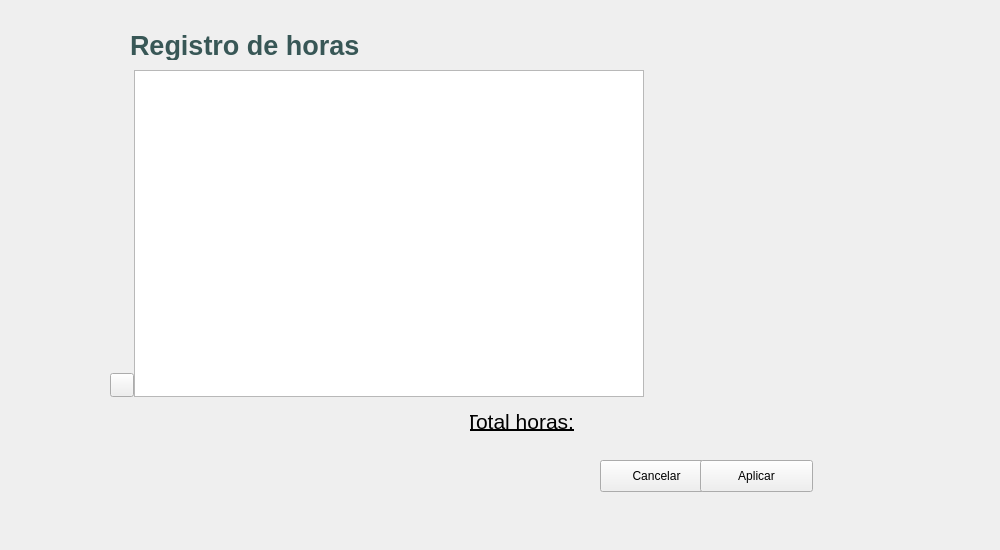
<?xml version="1.0" encoding="UTF-8"?>
<ui version="4.0">
 <class>CaseHoursView</class>
 <widget class="QWidget" name="CaseHoursView">
  <property name="geometry">
   <rect>
    <x>0</x>
    <y>0</y>
    <width>1000</width>
    <height>550</height>
   </rect>
  </property>
  <property name="windowTitle">
   <string>Form</string>
  </property>
  <widget class="QLabel" name="labelTitle">
   <property name="geometry">
    <rect>
     <x>130</x>
     <y>30</y>
     <width>250</width>
     <height>30</height>
    </rect>
   </property>
   <property name="minimumSize">
    <size>
     <width>250</width>
     <height>30</height>
    </size>
   </property>
   <property name="maximumSize">
    <size>
     <width>16777215</width>
     <height>30</height>
    </size>
   </property>
   <property name="font">
    <font>
     <pointsize>20</pointsize>
     <weight>75</weight>
     <bold>true</bold>
    </font>
   </property>
   <property name="styleSheet">
    <string notr="true">color: rgb(56,87,86);</string>
   </property>
   <property name="text">
    <string>Registro de horas</string>
   </property>
  </widget>
  <widget class="QPushButton" name="pushBtnRevert">
   <property name="geometry">
    <rect>
     <x>600</x>
     <y>460</y>
     <width>113</width>
     <height>32</height>
    </rect>
   </property>
   <property name="text">
    <string>Cancelar</string>
   </property>
  </widget>
  <widget class="QPushButton" name="pushBtnSubmit">
   <property name="geometry">
    <rect>
     <x>700</x>
     <y>460</y>
     <width>113</width>
     <height>32</height>
    </rect>
   </property>
   <property name="text">
    <string>Aplicar</string>
   </property>
  </widget>
  <widget class="QWidget" name="layoutWidget">
   <property name="geometry">
    <rect>
     <x>110</x>
     <y>70</y>
     <width>534</width>
     <height>327</height>
    </rect>
   </property>
   <layout class="QHBoxLayout" name="horizontalLayout">
    <property name="spacing">
     <number>0</number>
    </property>
    <item>
     <layout class="QVBoxLayout" name="verticalLayout">
      <property name="spacing">
       <number>0</number>
      </property>
      <item>
       <spacer name="verticalSpacer">
        <property name="orientation">
         <enum>Qt::Vertical</enum>
        </property>
        <property name="sizeHint" stdset="0">
         <size>
          <width>20</width>
          <height>40</height>
         </size>
        </property>
       </spacer>
      </item>
      <item>
       <widget class="QPushButton" name="pushBtnNewRow">
        <property name="minimumSize">
         <size>
          <width>24</width>
          <height>24</height>
         </size>
        </property>
        <property name="maximumSize">
         <size>
          <width>24</width>
          <height>24</height>
         </size>
        </property>
        <property name="icon">
         <iconset resource="../../media.qrc">
          <normaloff>:/icons/Resources/imgs/icons/setDefault/Hospital-24.png</normaloff>:/icons/Resources/imgs/icons/setDefault/Hospital-24.png</iconset>
        </property>
        <property name="iconSize">
         <size>
          <width>24</width>
          <height>24</height>
         </size>
        </property>
       </widget>
      </item>
     </layout>
    </item>
    <item>
     <widget class="QTableView" name="tableView">
      <property name="minimumSize">
       <size>
        <width>500</width>
        <height>300</height>
       </size>
      </property>
      <property name="maximumSize">
       <size>
        <width>16777215</width>
        <height>16777215</height>
       </size>
      </property>
      <property name="alternatingRowColors">
       <bool>true</bool>
      </property>
      <property name="sortingEnabled">
       <bool>true</bool>
      </property>
     </widget>
    </item>
   </layout>
  </widget>
  <widget class="QWidget" name="layoutWidget">
   <property name="geometry">
    <rect>
     <x>470</x>
     <y>410</y>
     <width>260</width>
     <height>22</height>
    </rect>
   </property>
   <layout class="QHBoxLayout" name="horizontalLayout_2">
    <item>
     <widget class="QLabel" name="labelTotalHours">
      <property name="minimumSize">
       <size>
        <width>100</width>
        <height>20</height>
       </size>
      </property>
      <property name="font">
       <font>
        <pointsize>16</pointsize>
        <underline>true</underline>
       </font>
      </property>
      <property name="text">
       <string>Total horas:</string>
      </property>
      <property name="alignment">
       <set>Qt::AlignRight|Qt::AlignTrailing|Qt::AlignVCenter</set>
      </property>
     </widget>
    </item>
    <item>
     <widget class="QLabel" name="labelSumTotalHours">
      <property name="minimumSize">
       <size>
        <width>150</width>
        <height>20</height>
       </size>
      </property>
      <property name="font">
       <font>
        <pointsize>16</pointsize>
        <underline>true</underline>
       </font>
      </property>
      <property name="styleSheet">
       <string notr="true"/>
      </property>
      <property name="text">
       <string/>
      </property>
     </widget>
    </item>
   </layout>
  </widget>
 </widget>
 <resources>
  <include location="../../media.qrc"/>
 </resources>
 <connections/>
</ui>
